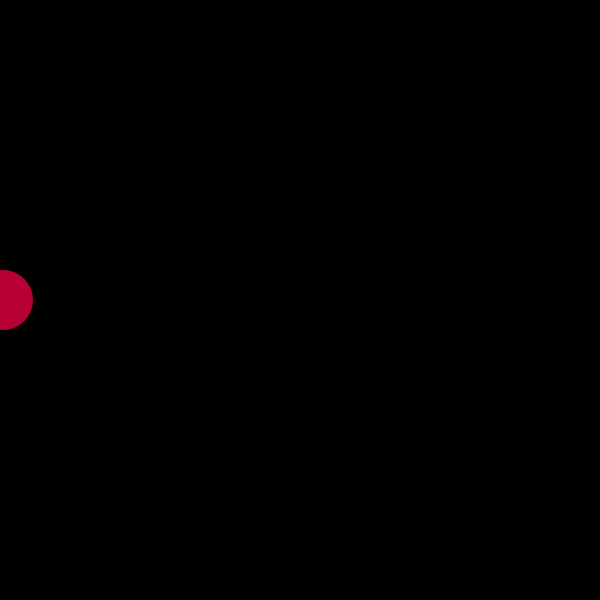
Frame 1 (no input)
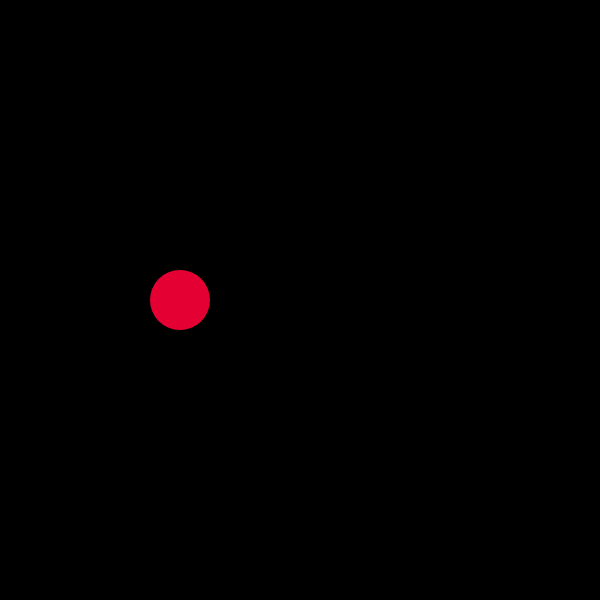
Frame 60 (no input)
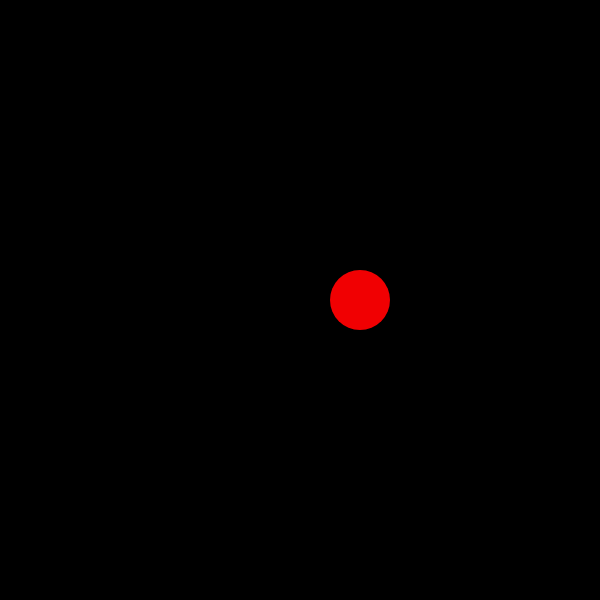
Frame 120 (the mouse pressed at the canvas centre since frame 60)

The p5.js sketch that drew these frames (run headless with seeded random() and noise() and a simulated clock; from frame 60 on, the mouse is pressed at the canvas centre):

// p5.js sketch
// ── sketch.js
var x =0;
function setup() {
  createCanvas(600,600);


}

function draw() {
  	var r=0;
  var g=0;
  var b=0;

    background(0);
  r=random(0,255);
  b=random(0,255);
    noStroke();
  fill(r,g,b);
 
  if(x<height){
  x=x+3;
  ellipse(x,300,60,60);
 }
 else{x=0;}
  
}
